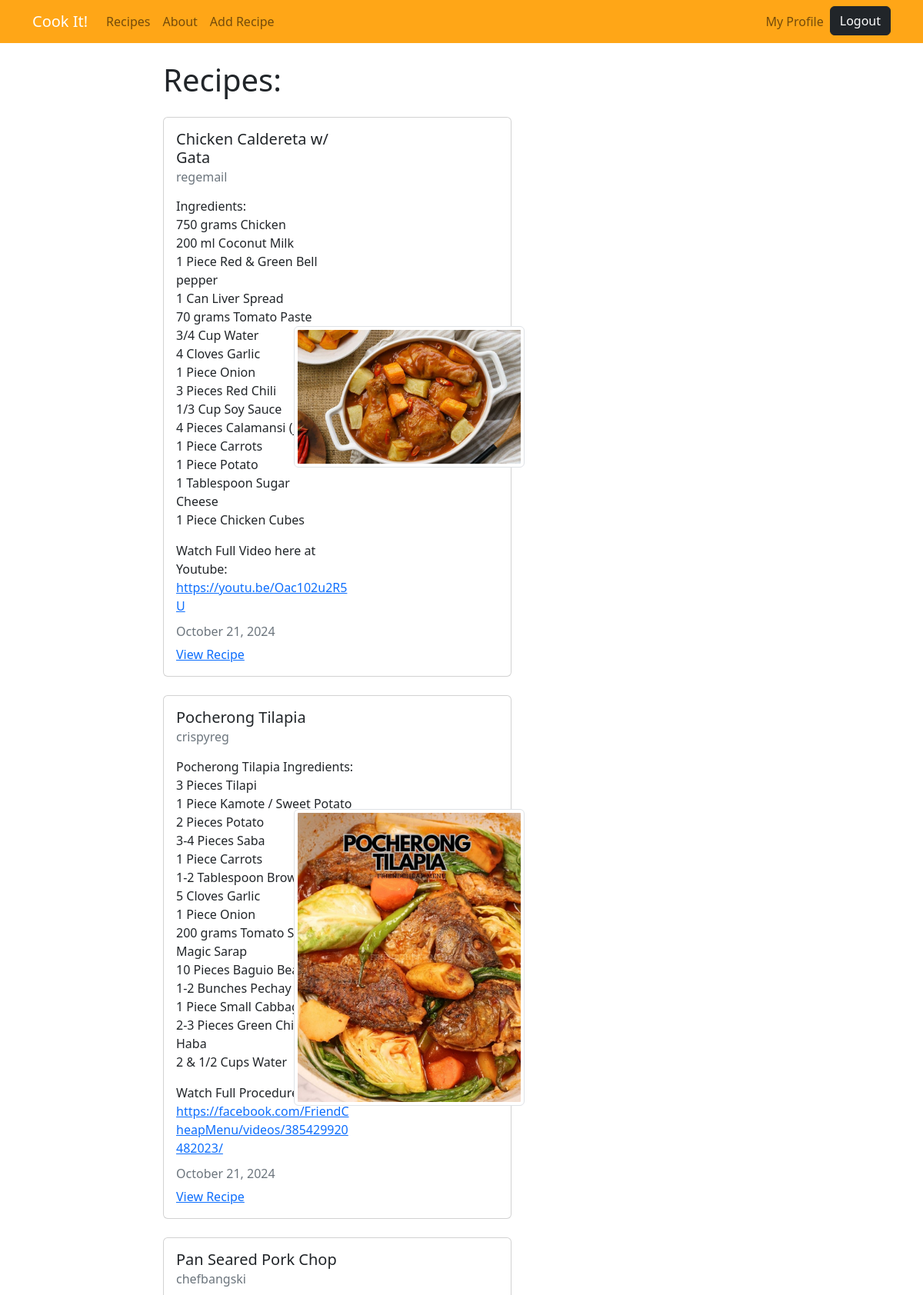
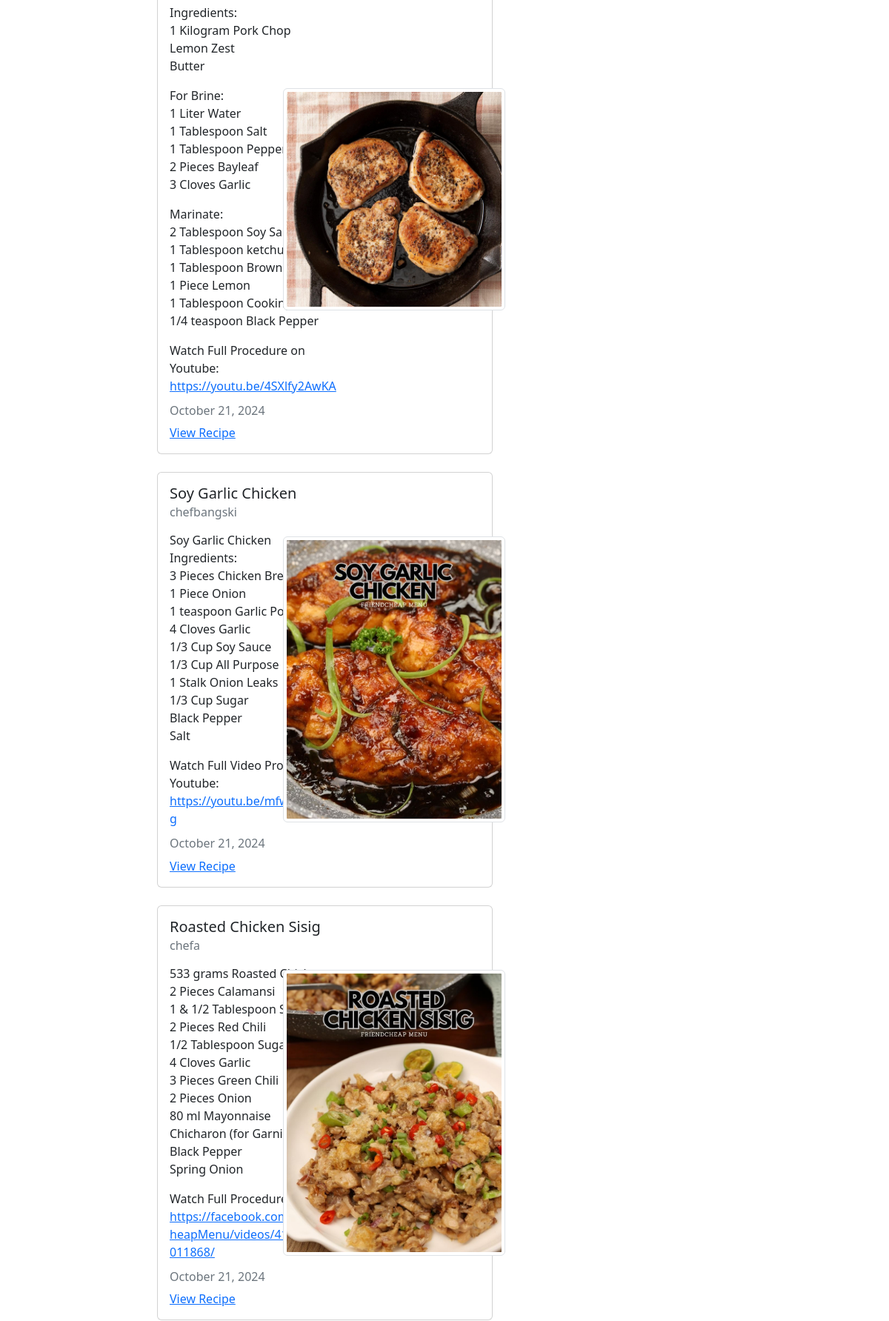
Screenshot of / (signed in, upper part) with the database file from the repository (2 pictures, top to bottom).
### recipes/models.py (models this page shows, shortened)
class Recipe(models.Model):
  title = models.CharField(max_length=100)
  description = models.TextField()
  image = models.ImageField(upload_to='recipe_images/', blank=True, null=True)
  author = models.ForeignKey(User, on_delete=models.CASCADE)
  created_at = models.DateTimeField(auto_now_add=True)
  updated_at = models.DateTimeField(auto_now=True)

### recipes/views.py (the view)
# urls.py: path('', views.RecipeListView.as_view(), name="recipes-home"),
class RecipeListView(LoginRequiredMixin, ListView):
    model = Recipe
    template_name = 'recipes/home.html'
    context_object_name = 'recipes'
    def get_queryset(self):
        if self.request.user.is_authenticated:
            user_recipes = Recipe.objects.filter(author=self.request.user)
            other_recipes = Recipe.objects.exclude(author=self.request.user)
            return list(user_recipes) + list(other_recipes)
        else:
            return Recipe.objects.all()

### recipes/templates/recipes/home.html
{% extends "recipes/base.html" %}
{% block content %}
<h1>Recipes:</h1>
{% for recipe in recipes %}
<div class="card my-4 col-7">
  <div class="row g-0">
    <div class="col-md-7">
      <div class="card-body recipe-card">
        <h5 class="card-title">{{ recipe.title }}</h5>
        <h6 class="card-subtitle mb-2 text-muted">{{ recipe.author }}</h6>
        <p class="card-text">{{ recipe.description|linebreaks|urlize }}</p>
        <h6 class="card-subtitle mb-2 text-muted">
          {{ recipe.updated_at|date:"F d, Y" }}
        </h6>
        <a href="{% url 'recipes-detail' recipe.pk %}" class="card-link">View Recipe</a>
      </div>
    </div>
    {% if recipe.image %}
    <div class="col-md-3 d-flex align-items-center justify-content-center">
      <img src="{{ recipe.image.url }}" class="img-fluid img-thumbnail" style="max-width: 300px; height: auto; object-fit: cover;" alt="{{ recipe.title }}">
    </div>
    {% endif %}
  </div>
</div>
{% endfor %}
{% endblock content %}

### recipes/templates/recipes/base.html (style rules this page uses)
html, body { height: 100%; margin: 0; display: flex; flex-direction: column; }
.recipe-card { min-height: 200px; }

### rows the page displays
Recipe: title "Chicken Caldereta w/ Gata", author "regemail", description "Ingredients: 750 grams Chicken 200 ml Coconut Milk 1 Piece Red & Green Bell pepper 1 Can Liver Spread 70 grams Tomato Paste 3/4 Cup Water 4 Cloves Garlic 1 Piece Onion 3 Pieces Red Chili 1/3 Cup Soy Sauce 4 Pieces Calamansi (juice) 1 Piece Carrots 1 Piece Potato 1 Tablespoon Sugar Cheese 1 Piece Chicken Cubes Watch Full Video here at Youtube: https://youtu.be/Oac102u2R5U", updated_at "October 21, 2024", image (picture)
Recipe: title "Pocherong Tilapia", author "crispyreg", description "Pocherong Tilapia Ingredients: 3 Pieces Tilapi 1 Piece Kamote / Sweet Potato 2 Pieces Potato 3-4 Pieces Saba 1 Piece Carrots 1-2 Tablespoon Brown Sugar 5 Cloves Garlic 1 Piece Onion 200 grams Tomato Sauce Magic Sarap 10 Pieces Baguio Beans 1-2 Bunches Pechay 1 Piece Small Cabbage 2-3 Pieces Green Chili / Siling Haba 2 & 1/2 Cups Water Watch Full Procedure here: https://facebook.com/FriendCheapMenu/videos/385429920482023/", updated_at "October 21, 2024", image (picture)
Recipe: title "Pan Seared Pork Chop", author "chefbangski", description "Ingredients: 1 Kilogram Pork Chop Lemon Zest Butter For Brine: 1 Liter Water 1 Tablespoon Salt 1 Tablespoon Peppercorn 2 Pieces Bayleaf 3 Cloves Garlic Marinate: 2 Tablespoon Soy Sauce 1 Tablespoon ketchup 1 Tablespoon Brown Sugar 1 Piece Lemon 1 Tablespoon Cooking Oil 1/4 teaspoon Black Pepper Watch Full Procedure on Youtube: https://youtu.be/4SXlfy2AwKA", updated_at "October 21, 2024", image (picture)
Recipe: title "Soy Garlic Chicken", author "chefbangski", description "Soy Garlic Chicken Ingredients: 3 Pieces Chicken Breast 1 Piece Onion 1 teaspoon Garlic Powder 4 Cloves Garlic 1/3 Cup Soy Sauce 1/3 Cup All Purpose Flour 1 Stalk Onion Leaks 1/3 Cup Sugar Black Pepper Salt Watch Full Video Procedure on Youtube: https://youtu.be/mfweCtLFDWg", updated_at "October 21, 2024", image (picture)
Recipe: title "Roasted Chicken Sisig", author "chefa", description "533 grams Roasted Chicken 2 Pieces Calamansi 1 & 1/2 Tablespoon Soy Sauce 2 Pieces Red Chili 1/2 Tablespoon Sugar 4 Cloves Garlic 3 Pieces Green Chili 2 Pieces Onion 80 ml Mayonnaise Chicharon (for Garnish) Black Pepper Spring Onion Watch Full Procedure here: https://facebook.com/FriendCheapMenu/videos/415457448011868/", updated_at "October 21, 2024", image (picture)
